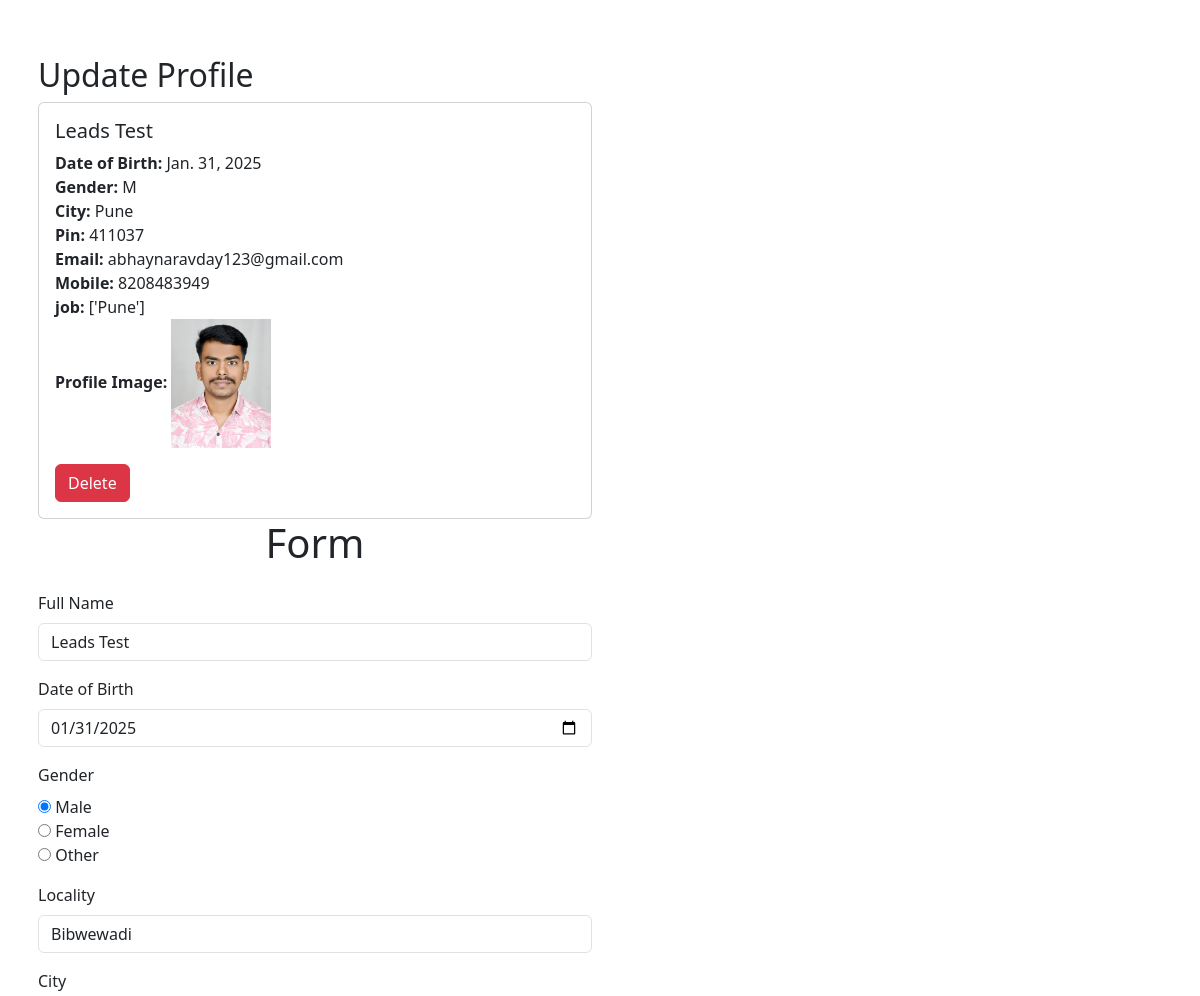
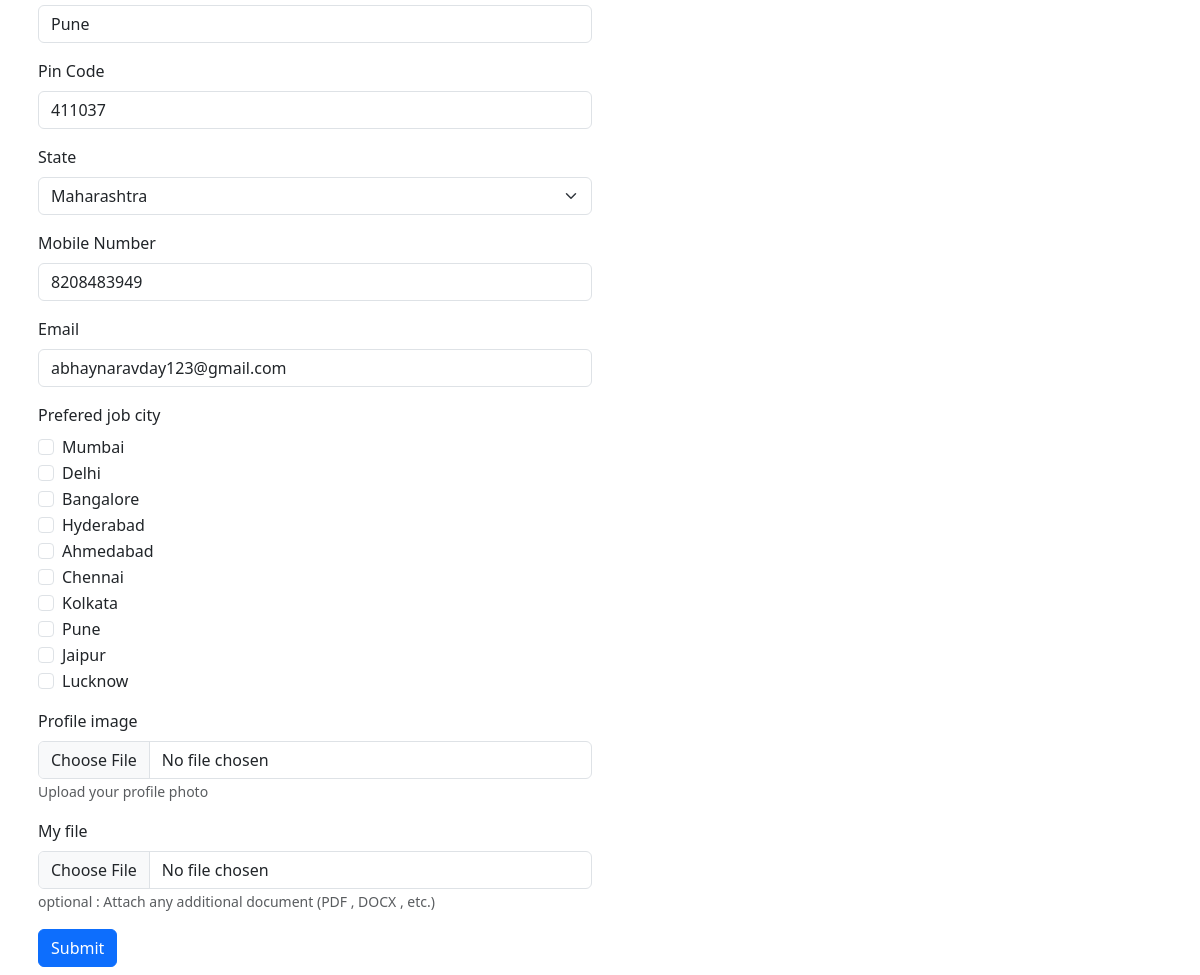
The app's page /7/update/ with its own data (2 pictures, top to bottom).
### student/models.py (models this page shows)
class Profile (models.Model):
    name = models.CharField(max_length=100)
    dob = models.DateField(auto_now=False , auto_now_add=False)
    gender = models.CharField(max_length=1)
    locality = models.CharField(max_length=100)
    city = models.CharField(max_length=100)
    pin = models.PositiveIntegerField(help_text='Enter 6 digit pin code' , validators=[validate_pin_length])
    state = models.CharField(
            max_length=2,
            choices=INDIAN_STATES,
            help_text="Select your state",
        )
    mobile = models.CharField(max_length=10 , help_text='Enter 10 digit mobile number' , validators=[RegexValidator(regex = r'^\d{10}$')] )
    email = models.EmailField()
    job_city = models.CharField(max_length=50)
    profile_image = models.ImageField(upload_to='profileimage', blank=True)
    my_file = models.FileField(upload_to='doc' , blank=True)

### student/views.py (the view)
# urls.py: path('<int:pk>/update/', update , name='update'),
def update(request, pk):
    profile = get_object_or_404(Profile, pk=pk)
    if request.method == 'GET':
        form = ProfileForms(instance=profile)
    else:
        form = ProfileForms(request.POST, request.FILES, instance=profile)
        if form.is_valid():
            form.save()
            return redirect('success_url')  # Update with your redirect URL
    return render(request, 'student/update.html', {'form': form, 'data': profile})

### student/templates/student/update.html (shortened to what this page needs)
{% extends "student/base.html" %}
{% block left-content %}
<h2 class="mt-5">Update Profile</h2>
<div class="card">
  <div class="card-body">
    <h5 class="card-title">{{ data.name }}</h5>
    <p class="card-text">
      <strong>Date of Birth:</strong> {{ data.dob }} <br>
      <strong>Gender:</strong> {{ data.gender }} <br>
      <strong>City:</strong> {{ data.city }} <br>
      <strong>Pin:</strong> {{ data.pin }} <br>
      <strong>Email:</strong> {{ data.email }} <br>
      <strong>Mobile:</strong> {{ data.mobile }} <br>
      <strong>job:</strong> {{ data.job_city }} <br>
      <strong>Profile Image:</strong>
      {% if data.profile_image %}
        <img src="{{ data.profile_image.url }}" alt="Profile Image" class="img-fluid" style="max-width: 100px;">
      {% else %}
        No image available
      {% endif %}
    </p>
    <a href="{% url 'Delete' data.pk %}" class="btn btn-danger">Delete</a>
  </div>
</div>
<h1 class="text-center mb-4">Form</h1>
<form action="" method="post" enctype="multipart/form-data">
    <div class="mb-3">
      <label for="{{ form.name.id_for_label }}" class="form-label">
        {{ form.name.label }}
      </label>
      {{ form.name }}
    </div>
    <div class="mb-3">
      <label for="{{ form.dob.id_for_label }}" class="form-label">
        {{ form.dob.label }}
      </label>
      {{ form.dob }}
    </div>
    <div class="mb-3">
      <label for="{{ form.gender.id_for_label }}" class="form-label">
        {{ form.gender.label }}
      </label>
      {{ form.gender }}
    </div>
    <div class="mb-3">
      <label for="{{ form.locality.id_for_label }}" class="form-label">
        {{ form.locality.label }}
      </label>
      {{ form.locality }}
    </div>
    <div class="mb-3">
      <label for="{{ form.city.id_for_label }}" class="form-label">
        {{ form.city.label }}
      </label>
      {{ form.city }}
    </div>
    <div class="mb-3">
      <label for="{{ form.pin.id_for_label }}" class="form-label">
        {{ form.pin.label }}
      </label>
      {{ form.pin }}
    </div>
    <div class="mb-3">
      <label for="{{ form.state.id_for_label }}" class="form-label">
        {{ form.state.label }}
      </label>
      {{ form.state }}
    </div>
    <div class="mb-3">
      <label for="{{ form.mobile.id_for_label }}" class="form-label">
        {{ form.mobile.label }}
      </label>
      {{ form.mobile }}
    </div>
    <div class="mb-3">
      <label for="{{ form.email.id_for_label }}" class="form-label">
        {{ form.email.label }}
      </label>
      {{ form.email }}
    </div>
    <div class="mb-3">
        <label for="{{ form.job_city.id_for_label }}" class="form-label">
          {{ form.job_city.label }}
        </label>
        <div>
          {% for checkbox in form.job_city %}
            <div class="form-check">
              {{ checkbox.tag }}
              <label class="form-check-label" for="{{ checkbox.id_for_label }}">
                {{ checkbox.choice_label }}
              </label>
            </div>
          {% endfor %}
        </div>
      </div>
    <div class="mb-3">
      <label for="{{ form.profile_image.id_for_label }}" class="form-label">
        {{ form.profile_image.label }}
      </label>
      {{ form.profile_image }}
      {% if form.profile_image.help_text %}
        <small class="text-muted">{{ form.profile_image.help_text }}</small>
      {% endif %}
    </div>
    <div class="mb-3">
      <label for="{{ form.my_file.id_for_label }}" class="form-label">
        {{ form.my_file.label }}
      </label>
      {{ form.my_file }}
      {% if form.my_file.help_text %}
        <small class="text-muted">{{ form.my_file.help_text }}</small>
      {% endif %}
    </div>
    <button type="submit" class="btn btn-primary">Submit</button>
  </form>
{% endblock left-content %}

### records on screen
Profile: name "Leads Test", dob "Jan. 31, 2025", gender "M", city "Pune", pin "411037", email "abhaynaravday123@gmail.com", mobile "8208483949", job_city "['Pune']", profile_image (picture), dob "01/31/2025", gender "☑ Male ☐ Female ☐ Other", locality "Bibwewadi", state "Maharashtra"

### other values on screen
{{ checkbox.choice_label }} "Mumbai" "Delhi" "Bangalore" "Hyderabad" "Ahmedabad" "Chennai" "Kolkata" "Pune" "Jaipur" "Lucknow"
